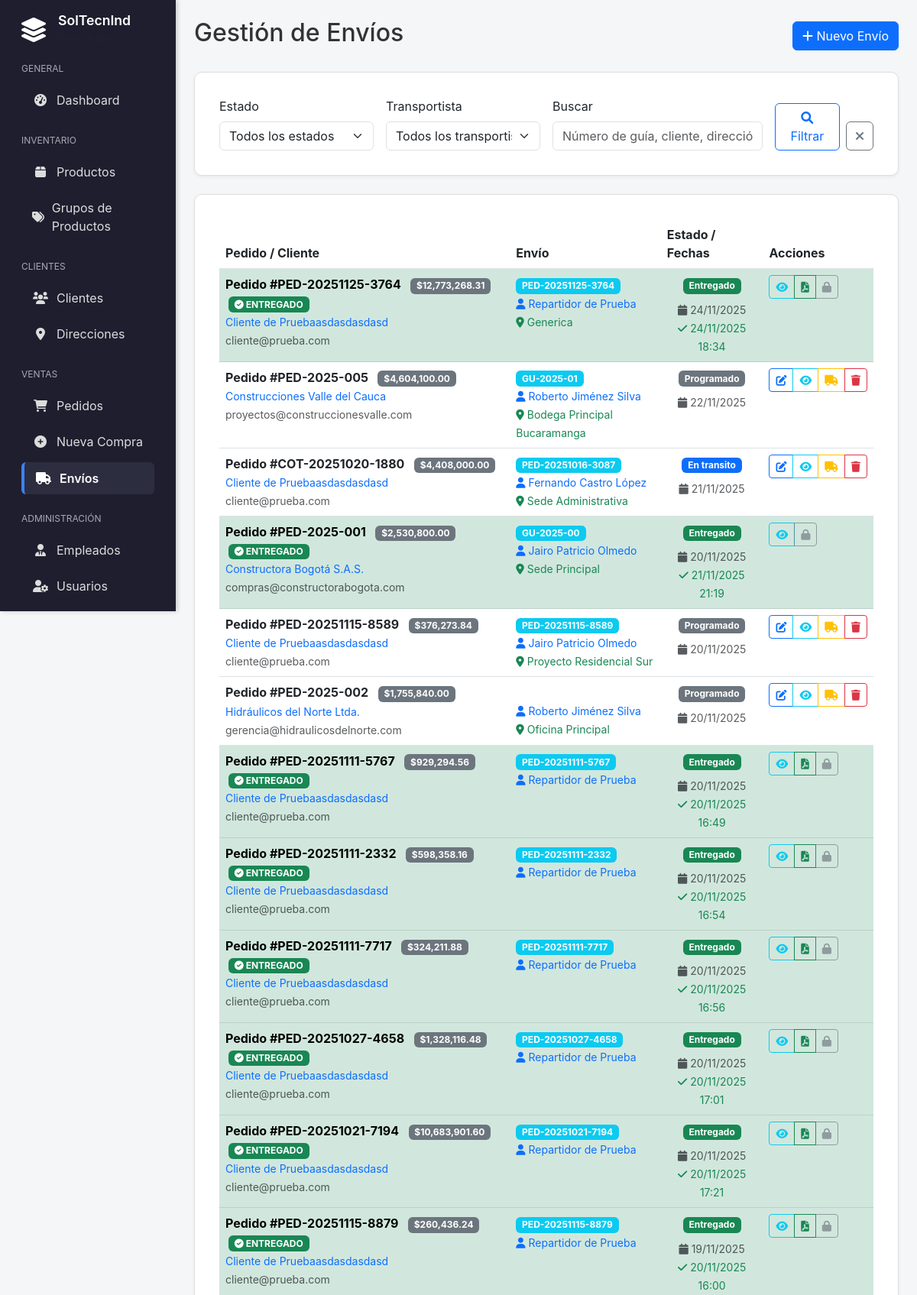
/admin/envios.php (upper part), run on the app's committed database.
### tables this page shows
CREATE TABLE `envios` (
  `id` int(11) NOT NULL,
  `pedido_id` int(11) DEFAULT NULL,
  `orden_venta_id` int(11) DEFAULT NULL,
  `numero_guia` varchar(100) DEFAULT NULL,
  `transportista` varchar(255) DEFAULT NULL,
  `repartidor_id` int(11) DEFAULT NULL,
  `fecha_programada` date DEFAULT curdate(),
  `fecha_salida` datetime DEFAULT NULL,
  `fecha_entrega_real` datetime DEFAULT NULL,
  `estado` enum('programado','en_preparacion','en_transito','entregado','fallido','devuelto') DEFAULT 'programado',
  `direccion_entrega_id` int(11) DEFAULT NULL,
  `receptor_nombre` varchar(255) DEFAULT NULL,
  `receptor_documento` varchar(50) DEFAULT NULL,
  `observaciones` text DEFAULT NULL,
  `costo_envio` decimal(12,2) DEFAULT 0.00,
  `created_at` timestamp NOT NULL DEFAULT current_timestamp(),
  `updated_at` timestamp NOT NULL DEFAULT current_timestamp() ON UPDATE current_timestamp()
);

CREATE TABLE `pedidos` (
  `id` int(11) NOT NULL,
  `numero_documento` varchar(50) NOT NULL COMMENT 'Número único compartido con orden_venta',
  `cliente_id` int(11) NOT NULL,
  `empleado_id` int(11) DEFAULT NULL,
  `estado` enum('borrador','confirmado','en_preparacion','listo_envio','enviado','entregado','cancelado') DEFAULT 'borrador',
  `fecha_pedido` datetime DEFAULT current_timestamp(),
  `fecha_entrega_estimada` date DEFAULT NULL,
  `subtotal` decimal(12,2) NOT NULL DEFAULT 0.00,
  `descuento_porcentaje` decimal(5,2) NOT NULL DEFAULT 0.00,
  `descuento_total` decimal(12,2) DEFAULT 0.00,
  `impuestos_total` decimal(12,2) DEFAULT 0.00,
  `total` decimal(12,2) NOT NULL DEFAULT 0.00,
  `direccion_entrega_id` int(11) DEFAULT NULL,
  `observaciones` text DEFAULT NULL,
  `pedido_template` tinyint(1) DEFAULT 0 COMMENT 'Marcar como plantilla para re-pedidos',
  `nombre_template` varchar(100) DEFAULT NULL COMMENT 'Nombre de la plantilla',
  `created_at` timestamp NOT NULL DEFAULT current_timestamp(),
  `updated_at` timestamp NOT NULL DEFAULT current_timestamp() ON UPDATE current_timestamp()
);

CREATE TABLE `clientes` (
  `id` int(11) NOT NULL,
  `nombre` varchar(255) NOT NULL,
  `numero_documento` varchar(50) NOT NULL,
  `tipo_documento` enum('CC','NIT','CE','TI') DEFAULT 'CC',
  `email` varchar(255) DEFAULT NULL,
  `telefono` varchar(20) DEFAULT NULL,
  `direccion_principal` text DEFAULT NULL,
  `ciudad` varchar(100) DEFAULT NULL,
  `contacto_principal` varchar(255) DEFAULT NULL,
  `empleado_asignado` int(11) DEFAULT NULL,
  `activo` tinyint(1) DEFAULT 1,
  `created_at` timestamp NOT NULL DEFAULT current_timestamp(),
  `updated_at` timestamp NOT NULL DEFAULT current_timestamp() ON UPDATE current_timestamp()
);

CREATE TABLE `empleados` (
  `id` int(11) NOT NULL,
  `nombre` varchar(255) NOT NULL,
  `email` varchar(255) NOT NULL,
  `telefono` varchar(20) DEFAULT NULL,
  `cargo` enum('admin','repartidor') NOT NULL DEFAULT 'admin',
  `activo` tinyint(1) DEFAULT 1,
  `created_at` timestamp NOT NULL DEFAULT current_timestamp(),
  `updated_at` timestamp NOT NULL DEFAULT current_timestamp() ON UPDATE current_timestamp()
);

CREATE TABLE `direcciones_clientes` (
  `id` int(11) NOT NULL,
  `cliente_id` int(11) NOT NULL,
  `nombre` varchar(100) NOT NULL COMMENT 'Nombre identificador de la dirección',
  `direccion` text NOT NULL,
  `ciudad` varchar(100) NOT NULL,
  `departamento` varchar(100) DEFAULT NULL,
  `codigo_postal` varchar(20) DEFAULT NULL,
  `telefono` varchar(20) DEFAULT NULL,
  `contacto_receptor` varchar(255) DEFAULT NULL COMMENT 'Nombre de la persona que recibe en esta direcci??n',
  `documento_receptor` varchar(50) DEFAULT NULL COMMENT 'Documento de identidad del receptor',
  `zona_entrega` varchar(50) DEFAULT NULL COMMENT 'Norte, Sur, Centro, etc.',
  `tiempo_entrega_estimado` int(11) DEFAULT NULL COMMENT 'Días hábiles estimados',
  `es_principal` tinyint(1) DEFAULT 0,
  `es_facturacion` tinyint(1) DEFAULT 0,
  `es_envio` tinyint(1) DEFAULT 1,
  `activo` tinyint(1) DEFAULT 1,
  `created_at` timestamp NOT NULL DEFAULT current_timestamp(),
  `updated_at` timestamp NOT NULL DEFAULT current_timestamp() ON UPDATE current_timestamp()
);

### admin/envios.php (the view, shortened to what this page needs)
<?php
require_once '../includes/LayoutManager.php';
$pdo = getConnection();
$search = $_GET['search'] ?? '';
$where_conditions = [];
$params = [];
$where_clause = !empty($where_conditions) ? "WHERE " . implode(" AND ", $where_conditions) : "";
$sql = "SELECT e.*,
               p.numero_documento as pedido_numero,
               p.cliente_id,
               c.nombre as cliente_nombre,
               c.email as cliente_email,
               p.total as pedido_total,
               emp.nombre as repartidor_nombre,
               dir.nombre as direccion_nombre,
               dir.direccion as direccion_texto,
               dir.ciudad as direccion_ciudad,
               ent.id as entrega_realizada_id,
               comp.pdf_path as comprobante_pdf
        FROM envios e
        INNER JOIN pedidos p ON e.pedido_id = p.id
        INNER JOIN clientes c ON p.cliente_id = c.id
        LEFT JOIN empleados emp ON e.repartidor_id = emp.id
        LEFT JOIN direcciones_clientes dir ON e.direccion_entrega_id = dir.id
        LEFT JOIN entregas ent ON ent.envio_id = e.id
        LEFT JOIN comprobantes_entrega comp ON comp.entrega_id = ent.id
        {$where_clause}
        ORDER BY e.fecha_programada DESC";
$stmt = $pdo->prepare($sql);
$stmt->execute($params);
$envios = $stmt->fetchAll();
?>
<div class="d-flex justify-content-between align-items-center mb-4">
    <h2>Gestión de Envíos</h2>
    <button class="btn btn-primary" data-bs-toggle="modal" data-bs-target="#modalEnvio">
        <i class="fas fa-plus"></i> Nuevo Envío
    </button>
</div>
<div class="card mb-4">
    <div class="card-body">
        <form method="GET" class="row g-3">
            <div class="col-md-3">
                <label for="estado" class="form-label">Estado</label>
                <select class="form-select" id="estado" name="estado">
                    <option value="">Todos los estados</option>
                </select>
            </div>
            <div class="col-md-3">
                <label for="transportista" class="form-label">Transportista</label>
                <select class="form-select" id="transportista" name="transportista">
                    <option value="">Todos los transportistas</option>
                </select>
            </div>
            <div class="col-md-4">
                <label for="search" class="form-label">Buscar</label>
                <input type="text" class="form-control" id="search" name="search"
                       value="<?php echo htmlspecialchars($search); ?>"
                       placeholder="Número de guía, cliente, dirección...">
            </div>
            <div class="col-md-2 d-flex align-items-end">
                <button type="submit" class="btn btn-outline-primary me-2">
                    <i class="fas fa-search"></i> Filtrar
                </button>
                <a href="envios.php" class="btn btn-outline-secondary">
                    <i class="fas fa-times"></i>
                </a>
            </div>
        </form>
    </div>
</div>
<div class="card">
    <div class="card-body">
        <div class="table-responsive">
            <table class="table table-hover">
                <thead>
                    <tr>
                        <th>Pedido / Cliente</th>
                        <th>Envío</th>
                        <th>Estado / Fechas</th>
                        <th>Acciones</th>
                    </tr>
                </thead>
                <tbody>
                    <?php if (empty($envios)): ?>
                        <tr>
                            <td colspan="4" class="text-center text-muted py-4">
                                No se encontraron envíos
                            </td>
                        </tr>
                    <?php else: ?>
                        <?php foreach ($envios as $envio): ?>
                        <tr <?php echo $envio['estado'] === 'entregado' ? 'class="table-success"' : ''; ?>>
                            <td>
                                <div class="d-flex align-items-center">
                                    <div>
                                        <strong>Pedido #<?php echo $envio['pedido_numero']; ?></strong>
                                        <span class="badge bg-secondary ms-2">$<?php echo number_format($envio['pedido_total'], 2); ?></span>
                                        <?php if ($envio['estado'] === 'entregado'): ?>
                                            <span class="badge bg-success ms-1">
                                                <i class="fas fa-check-circle"></i> ENTREGADO
                                            </span>
                                        <?php endif; ?>
                                        <br>
                                        <small class="text-primary"><?php echo htmlspecialchars($envio['cliente_nombre']); ?></small>
                                        <br>
                                        <small class="text-muted"><?php echo htmlspecialchars($envio['cliente_email']); ?></small>
                                    </div>
                                </div>
                            </td>
                            <td>
                                <div>
                                    <span class="badge bg-info"><?php echo htmlspecialchars($envio['numero_guia']); ?></span>
                                    <?php if ($envio['repartidor_nombre']): ?>
                                        <br><small class="text-primary">
                                            <i class="fas fa-user"></i> <?php echo htmlspecialchars($envio['repartidor_nombre']); ?>
                                        </small>
                                    <?php else: ?>
                                        <br><small class="text-muted">
                                            <i class="fas fa-user-slash"></i> Sin repartidor asignado
                                        </small>
                                    <?php endif; ?>
                                    <?php if ($envio['direccion_nombre']): ?>
                                        <br><small class="text-success">
                                            <i class="fas fa-map-marker-alt"></i> <?php echo htmlspecialchars($envio['direccion_nombre']); ?>
                                        </small>
                                    <?php endif; ?>
                                </div>
                            </td>
                            <td>
                                <div class="text-center">
                                    <?php
                                    $badge_class = '';
                                    switch ($envio['estado']) {
                                        case 'programado': $badge_class = 'bg-secondary'; break;
                                        case 'en_preparacion': $badge_class = 'bg-warning'; break;
                                        case 'en_transito': $badge_class = 'bg-primary'; break;
                                        case 'entregado': $badge_class = 'bg-success'; break;
                                        case 'fallido': $badge_class = 'bg-danger'; break;
                                    }
                                    ?>
                                    <span class="badge <?php echo $badge_class; ?> mb-2">
                                        <?php echo ucfirst(str_replace('_', ' ', $envio['estado'])); ?>
                                    </span>
                                    <br>
                                    <small class="text-muted">
                                        <i class="fas fa-calendar"></i>
                                        <?php echo $envio['fecha_programada'] ? date('d/m/Y', strtotime($envio['fecha_programada'])) : '-'; ?>
                                    </small>
                                    <?php if ($envio['fecha_entrega_real']): ?>
                                        <br>
                                        <small class="text-success">
                                            <i class="fas fa-check"></i>
                                            <?php echo date('d/m/Y H:i', strtotime($envio['fecha_entrega_real'])); ?>
                                        </small>
                                    <?php endif; ?>
                                </div>
                            </td>
                            <td>
                                <div class="btn-group btn-group-sm">
                                    <?php if ($envio['estado'] !== 'entregado'): ?>
                                        <button class="btn btn-outline-primary" onclick='editarEnvio(<?php echo json_encode($envio); ?>)' title="Editar">
                                            <i class="fas fa-edit"></i>
                                        </button>
                                    <?php endif; ?>
                                    <button class="btn btn-outline-info" onclick='verDetalles(<?php echo json_encode($envio); ?>)' title="Ver detalles">
                                        <i class="fas fa-eye"></i>
                                    </button>
                                    <?php if ($envio['estado'] === 'entregado' && $envio['comprobante_pdf']): ?>
                                        <button class="btn btn-outline-success" onclick='verComprobante("<?php echo htmlspecialchars($envio['comprobante_pdf'], ENT_QUOTES); ?>")' title="Ver comprobante">
                                            <i class="fas fa-file-pdf"></i>
                                        </button>
                                    <?php elseif ($envio['estado'] !== 'entregado'): ?>
                                        <button class="btn btn-outline-warning" onclick='cambiarEstado(<?php echo $envio['id']; ?>, "<?php echo $envio['estado']; ?>")' title="Cambiar estado">
                                            <i class="fas fa-truck"></i>
                                        </button>
                                    <?php endif; ?>
                                    <?php if ($envio['estado'] !== 'entregado'): ?>
                                        <button class="btn btn-outline-danger" onclick="eliminarEnvio(<?php echo $envio['id']; ?>)" title="Eliminar">
                                            <i class="fas fa-trash"></i>
                                        </button>
                                    <?php else: ?>
                                        <button class="btn btn-outline-secondary" disabled title="No se puede eliminar una entrega completada">
                                            <i class="fas fa-lock"></i>
                                        </button>
                                    <?php endif; ?>
                                </div>
                            </td>
                        </tr>
                        <?php endforeach; ?>
                    <?php endif; ?>
                </tbody>
            </table>
        </div>
    </div>
</div>

### data on the page
envios: pedido.numero_documento "PED-20251125-3764", pedido.total "12,773,268.31", shows "ENTREGADO", clientes.nombre "Cliente de Pruebaasdasdasdasd", clientes.email "cliente@prueba.com", numero_guia "PED-20251125-3764", empleados.nombre "Repartidor de Prueba", direcciones_clientes.nombre "Generica", estado "Entregado", fecha_programada "24/11/2025", fecha_entrega_real "24/11/2025 18:34"
envios: pedido.numero_documento "PED-2025-005", pedido.total "4,604,100.00", clientes.nombre "Construcciones Valle del Cauca", clientes.email "proyectos@construccionesvalle.com", numero_guia "GU-2025-01", empleados.nombre "Roberto Jiménez Silva", direcciones_clientes.nombre "Bodega Principal Bucaramanga", estado "Programado", fecha_programada "22/11/2025"
envios: pedido.numero_documento "COT-20251020-1880", pedido.total "4,408,000.00", clientes.nombre "Cliente de Pruebaasdasdasdasd", clientes.email "cliente@prueba.com", numero_guia "PED-20251016-3087", empleados.nombre "Fernando Castro López", direcciones_clientes.nombre "Sede Administrativa", estado "En transito", fecha_programada "21/11/2025"
envios: pedido.numero_documento "PED-2025-001", pedido.total "2,530,800.00", shows "ENTREGADO", clientes.nombre "Constructora Bogotá S.A.S.", clientes.email "compras@constructorabogota.com", numero_guia "GU-2025-00", empleados.nombre "Jairo Patricio Olmedo", direcciones_clientes.nombre "Sede Principal", estado "Entregado", fecha_programada "20/11/2025", fecha_entrega_real "21/11/2025 21:19"
envios: pedido.numero_documento "PED-20251115-8589", pedido.total "376,273.84", clientes.nombre "Cliente de Pruebaasdasdasdasd", clientes.email "cliente@prueba.com", numero_guia "PED-20251115-8589", empleados.nombre "Jairo Patricio Olmedo", direcciones_clientes.nombre "Proyecto Residencial Sur", estado "Programado", fecha_programada "20/11/2025"
envios: pedido.numero_documento "PED-2025-002", pedido.total "1,755,840.00", clientes.nombre "Hidráulicos del Norte Ltda.", clientes.email "gerencia@hidraulicosdelnorte.com", empleados.nombre "Roberto Jiménez Silva", direcciones_clientes.nombre "Oficina Principal", estado "Programado", fecha_programada "20/11/2025"
envios: pedido.numero_documento "PED-20251111-5767", pedido.total "929,294.56", shows "ENTREGADO", clientes.nombre "Cliente de Pruebaasdasdasdasd", clientes.email "cliente@prueba.com", numero_guia "PED-20251111-5767", empleados.nombre "Repartidor de Prueba", estado "Entregado", fecha_programada "20/11/2025", fecha_entrega_real "20/11/2025 16:49"
envios: pedido.numero_documento "PED-20251111-2332", pedido.total "598,358.16", shows "ENTREGADO", clientes.nombre "Cliente de Pruebaasdasdasdasd", clientes.email "cliente@prueba.com", numero_guia "PED-20251111-2332", empleados.nombre "Repartidor de Prueba", estado "Entregado", fecha_programada "20/11/2025", fecha_entrega_real "20/11/2025 16:54"
envios: pedido.numero_documento "PED-20251111-7717", pedido.total "324,211.88", shows "ENTREGADO", clientes.nombre "Cliente de Pruebaasdasdasdasd", clientes.email "cliente@prueba.com", numero_guia "PED-20251111-7717", empleados.nombre "Repartidor de Prueba", estado "Entregado", fecha_programada "20/11/2025", fecha_entrega_real "20/11/2025 16:56"
envios: pedido.numero_documento "PED-20251027-4658", pedido.total "1,328,116.48", shows "ENTREGADO", clientes.nombre "Cliente de Pruebaasdasdasdasd", clientes.email "cliente@prueba.com", numero_guia "PED-20251027-4658", empleados.nombre "Repartidor de Prueba", estado "Entregado", fecha_programada "20/11/2025", fecha_entrega_real "20/11/2025 17:01"
envios: pedido.numero_documento "PED-20251021-7194", pedido.total "10,683,901.60", shows "ENTREGADO", clientes.nombre "Cliente de Pruebaasdasdasdasd", clientes.email "cliente@prueba.com", numero_guia "PED-20251021-7194", empleados.nombre "Repartidor de Prueba", estado "Entregado", fecha_programada "20/11/2025", fecha_entrega_real "20/11/2025 17:21"
envios: pedido.numero_documento "PED-20251115-8879", pedido.total "260,436.24", shows "ENTREGADO", clientes.nombre "Cliente de Pruebaasdasdasdasd", clientes.email "cliente@prueba.com", numero_guia "PED-20251115-8879", empleados.nombre "Repartidor de Prueba", estado "Entregado", fecha_programada "19/11/2025", fecha_entrega_real "20/11/2025 16:00"

### other printed values
$config['title'] "SolTecnInd"
$cat "GENERAL"
$item['text'] "Dashboard"
$cat "INVENTARIO"
$item['text'] "Productos"
$item['text'] "Grupos de Productos"
$cat "CLIENTES"
$item['text'] "Clientes"
$item['text'] "Direcciones"
$cat "VENTAS"
$item['text'] "Pedidos"
$item['text'] "Nueva Compra"
$item['text'] "Envíos"
$cat "ADMINISTRACIÓN"
$item['text'] "Empleados"
